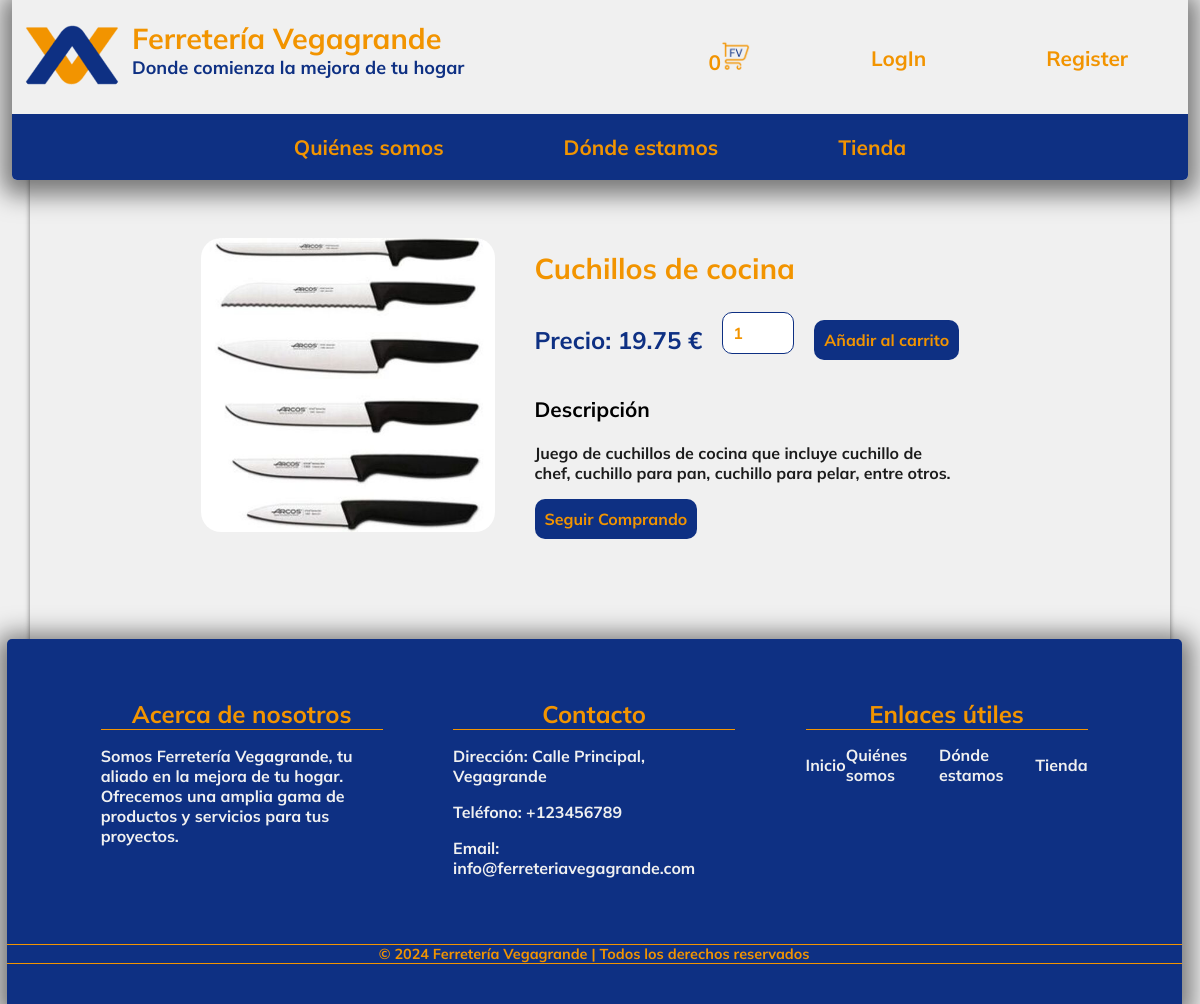
The app's page /templates/product.php?product_id=4, older data.
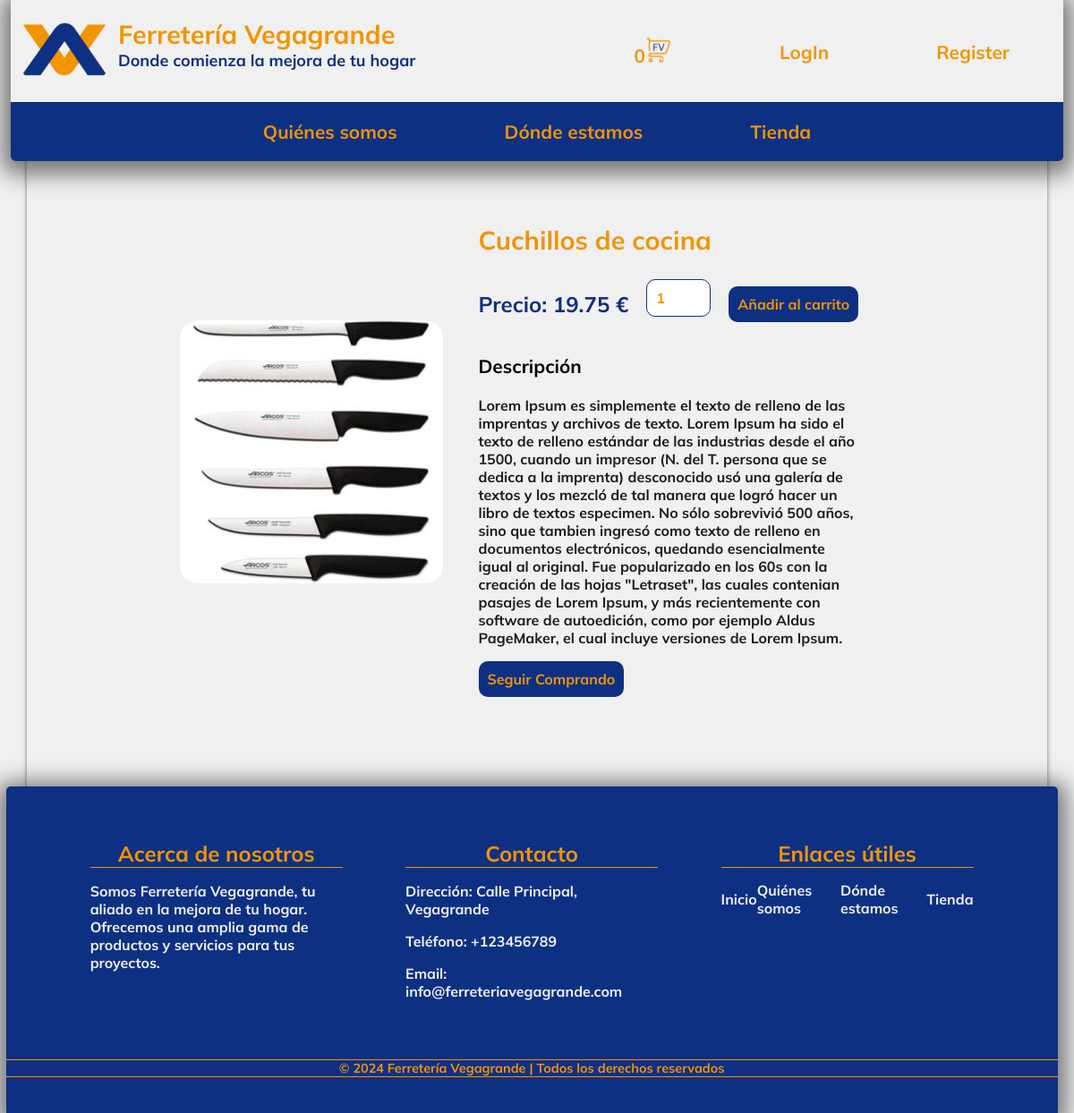
The same page, newer data.
### tables this page shows
CREATE TABLE `productos` (
  `id` int(11) NOT NULL,
  `name` varchar(255) NOT NULL,
  `description` varchar(1500) DEFAULT NULL,
  `price` decimal(10,2) NOT NULL,
  `img` varchar(225) NOT NULL
);

### templates/product.php (the view, shortened to what this page needs)
<?php
include("../api/header.php");
$conn = connectDB();
if($conn){
    if(isset($_GET['product_id']) && !empty($_GET['product_id'])) {
        $product_id = $_GET['product_id'];
        $query = "SELECT * FROM productos WHERE id = :product_id";
        $statement = $conn->prepare($query);
        $statement->bindParam(':product_id', $product_id);
        $statement->execute();
        $producto = $statement->fetch(PDO::FETCH_ASSOC);
    } else {
        header("Location: ../index.html");
        exit();
    }
} else {
    echo "Error al conectar a la base de datos";
    exit();
}
?>
<!DOCTYPE html>
<html lang="en">
<head>
    <link rel="stylesheet" href="../styles/product.css">
</head>
<body>
<div class="page">
    <div class="item-container">
        <?php if(isset($producto) && !empty($producto)): ?>
            <div class="img-container">
            <img src="../assets/img/productos/<?= $producto['img'] ?>" alt="<?= $producto['name'] ?>">
            </div>
            <div class="item-data-container">
                <h1 class="item-title"><?= $producto['name'] ?></h1>
                <div class="item-buy-container">
                    <h2>Precio: <?= $producto['price']?> €</h2>
                    <input type="number" class="quantity-input" value="1" min="1">
                    <button class="add-to-cart-btn-product" data-product-id="<?php echo $producto['id']; ?>">Añadir al carrito</button>
                </div>
                <div class="item-descriptin-container">
                    <h3 class="h3">Descripción</h3>
                    <p class="parragraf"><?= $producto['description'] ?></p>
                </div>
                <a href="shop.php"><button>Seguir Comprando</button></a>
            </div>
        <?php else: ?>
            <p>No se encontró el producto</p>
        <?php endif; ?>
    </div>
<?php
include("../api/footer.php");
?>
</div>
</body>
</html>

Row changes from the older to the newer data that the page shows:
changed productos "Cuchillos de cocina": description "Juego de cuchillos de cocina que incluye cuchillo de chef, cuchillo para pan, cuchillo para pelar, entre otros." → "Lorem Ipsum es simplemente el texto de relleno de las imprentas y archivos de texto. Lorem Ipsum ha sido el texto de relleno estándar de las industrias desde el año 1500, cuando un impresor (N. del T. persona que se dedica a la imprenta) desconocido usó una galería de textos y los mezcló de tal manera que logró hacer un libro de textos especimen. No sólo sobrevivió 500 años, sino que tambien ingresó como texto de relleno en documentos electrónicos, quedando esencialmente igual al original. Fue popularizado en los 60s con la creación de las hojas \"Letraset\", las cuales contenian pasajes de Lorem Ipsum, y más recientemente con software de autoedición, como por ejemplo Aldus PageMaker, el cual…"
